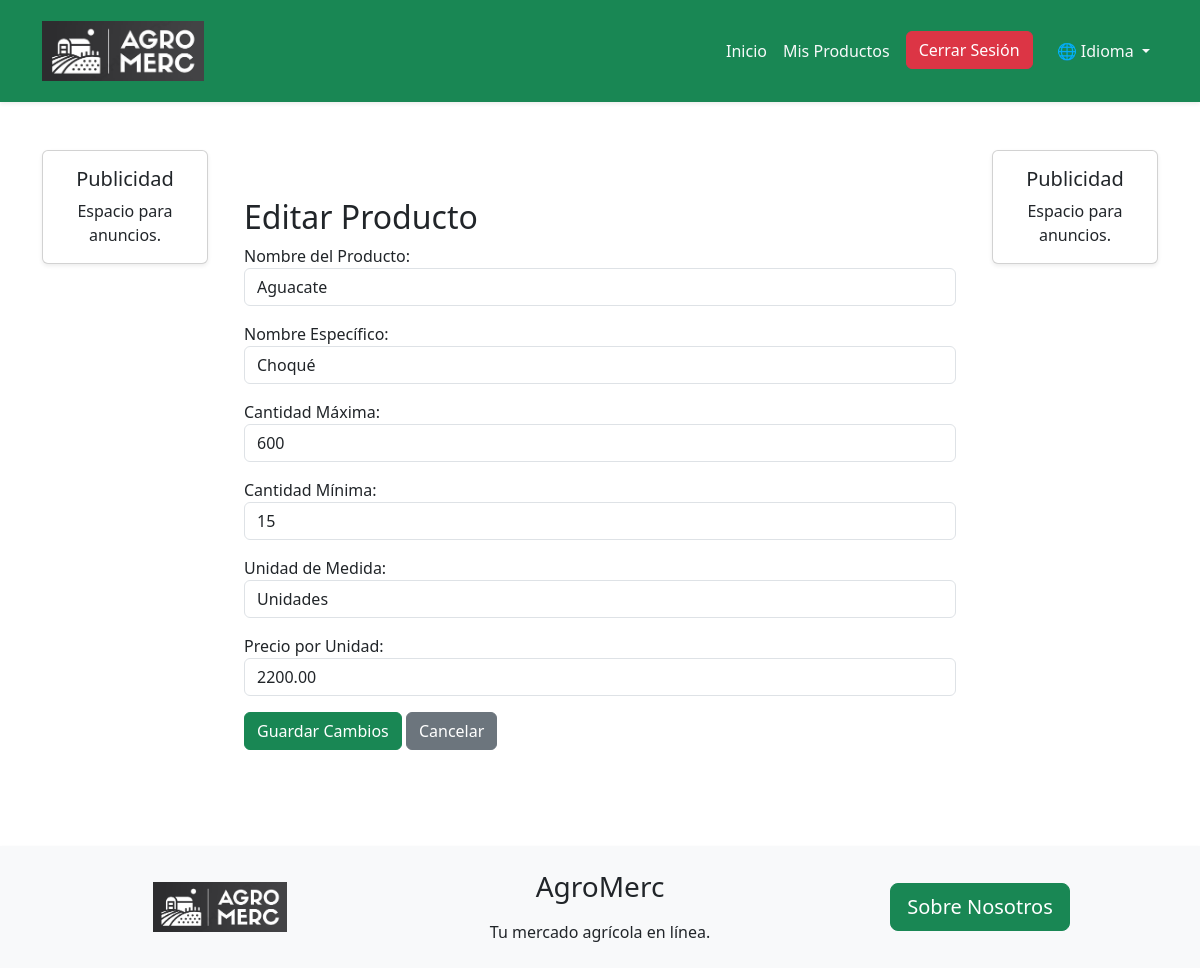
Before: /es/editProducto/1/ (signed in) with the older database file.
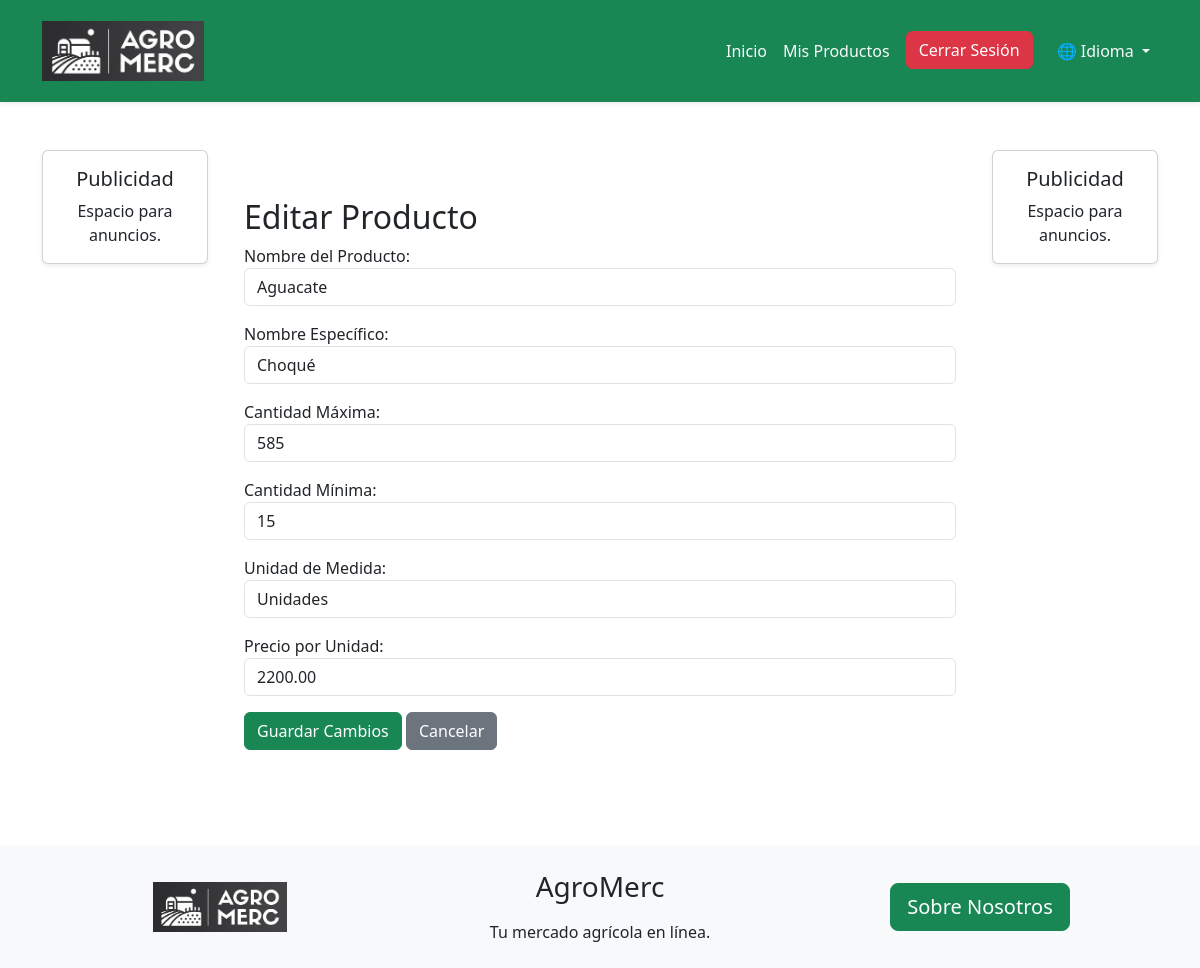
After: the same page with the newer database file.
### AgroMercApp/models.py (models this page shows, shortened)
class ProductModel(models.Model):
    PRODUCTS_NAME_CHOICES = [
        ('aguacate', 'Aguacate'),
        ('banana', 'Banano'),
        ('brocoli', 'Brócoli'),
        ('cafe', 'Café'),
        ('cebolla_cabezona', 'Cebolla Cabezona'),
        ('cebolla_larga', 'Cebolla Larga'),
        ('coliflor', 'Coliflor'),
        ('frijol', 'Frijol'),
        ('guayaba', 'Guayaba'),
        ('lechuga', 'Lechuga'),
        ('limon', 'Limón'),
        ('lulo', 'Lulo'),
        ('maiz', 'Maíz'),
        ('mango', 'Mango'),
        ('maracuya', 'Maracuyá'),
        ('naranja', 'Naranja'),
        ('papa', 'Papa'),
        ('papaya', 'Papaya'),
        ('platano', 'Platano'),
        ('piña', 'Piña'),
        ('sandia', 'Sandía'),
        ('tomate', 'Tomate'),
        ('yuca', 'Yuca'),
        ('zanahoria', 'Zanahoria')
    ]
    UNITS_CHOICES = (
        ('kg', 'Kilogramos'),
        ('lb', 'Libras'),
        ('unit', 'Unidades'),
    )
    productName = models.CharField(max_length=30,choices=PRODUCTS_NAME_CHOICES, verbose_name='Nombre del Producto')
    specificName = models.CharField(max_length=100, verbose_name='Nombre Específico')
    maxQuantity = models.IntegerField(verbose_name='Cantidad Máxima')
    minQuantity = models.IntegerField(verbose_name='Cantidad Mínima')
    unit = models.CharField(max_length=10, choices=UNITS_CHOICES, verbose_name='Unidad de Medida')
    seller = models.ForeignKey(settings.AUTH_USER_MODEL, on_delete=models.CASCADE,verbose_name='Vendedor')
    sellerId = models.CharField(max_length=10,verbose_name='Cedula del Vendedor')
    categories = models.CharField(max_length=100, verbose_name='Categorías')
    pricePeerUnit = models.DecimalField(max_digits=10, decimal_places=2, verbose_name='Precio por Unidad',default=1000)

### AgroMercApp/views.py (the view)
# urls.py: path('editProducto/<int:pk>/', EditProductView.as_view(), name='editProduct'),
class EditProductView(LoginRequiredMixin, UpdateView):
    model = ProductModel
    form_class = ProductForm
    template_name = 'pages/store/products/editProducts.html'
    success_url = reverse_lazy('myProducts')
    def get_queryset(self):
        return ProductModel.objects.filter(seller=self.request.user)

### AgroMercApp/forms.py
class ProductForm(forms.ModelForm):
    class Meta:
        model = ProductModel
        fields = ['productName', 'specificName', 'maxQuantity', 'minQuantity', 'unit', 'pricePeerUnit']
    def __init__(self, *args, **kwargs):
        super().__init__(*args, **kwargs)
        self.fields['productName'].widget.attrs.update({'class': 'form-control'})
        self.fields['specificName'].widget.attrs.update({'class': 'form-control'})
        self.fields['maxQuantity'].widget.attrs.update({'class': 'form-control'})
        self.fields['minQuantity'].widget.attrs.update({'class': 'form-control'})
        self.fields['unit'].widget.attrs.update({'class': 'form-control'})
        self.fields['pricePeerUnit'].widget.attrs.update({'class': 'form-control'})

### AgroMercApp/templates/pages/store/products/editProducts.html (shortened to what this page needs)
{% extends "pages/base.html" %}
{% load i18n %}
{% block authenticated_links %}
<a class="nav-link btn btn-outline-dark text-light" href="{% url 'home' %}">{% trans "Inicio" %}</a>
<a class="nav-link btn btn-outline-dark text-light" href="{% url 'myProducts' %}">{% trans "Mis Productos" %}</a>
{% endblock %}
{% block content %}
<div class="container py-5">
    <h2>{% trans "Editar Producto" %}</h2>
    <form method="post">
        {{ form.as_p }}
        <button type="submit" class="btn btn-success">{% trans "Guardar Cambios" %}</button>
        <a href="{% url 'myProducts' %}" class="btn btn-secondary">{% trans "Cancelar" %}</a>
    </form>
</div>
{% endblock %}

Changed rows visible on the page:
changed ProductModel "Aguacate": maxQuantity "600" → "585"
